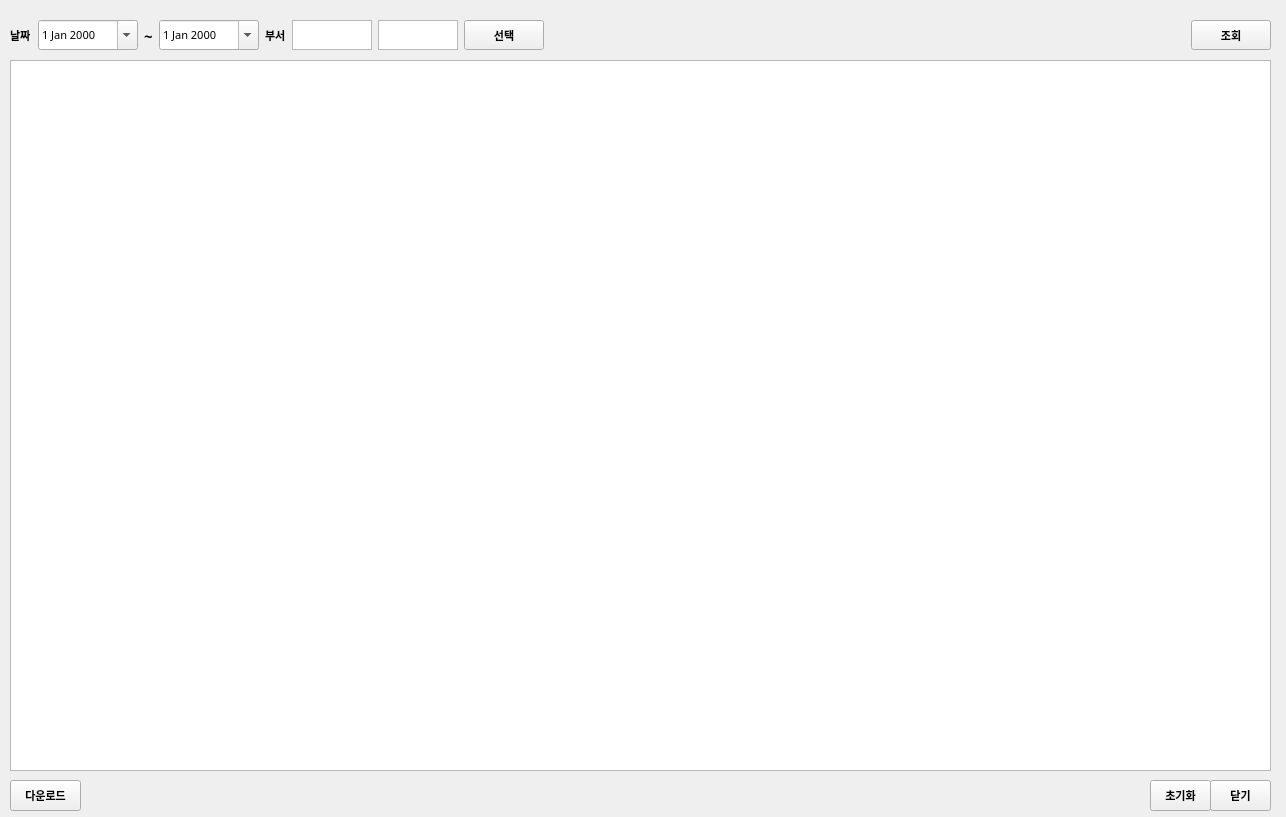
<?xml version="1.0" encoding="UTF-8"?>
<ui version="4.0">
 <class>window</class>
 <widget class="QWidget" name="window">
  <property name="geometry">
   <rect>
    <x>0</x>
    <y>0</y>
    <width>1286</width>
    <height>817</height>
   </rect>
  </property>
  <property name="windowTitle">
   <string>Form</string>
  </property>
  <widget class="QTableWidget" name="tbl_info">
   <property name="geometry">
    <rect>
     <x>10</x>
     <y>60</y>
     <width>1261</width>
     <height>711</height>
    </rect>
   </property>
  </widget>
  <widget class="QPushButton" name="btn_close">
   <property name="geometry">
    <rect>
     <x>1210</x>
     <y>780</y>
     <width>61</width>
     <height>31</height>
    </rect>
   </property>
   <property name="font">
    <font>
     <family>Arial</family>
     <pointsize>8</pointsize>
     <weight>75</weight>
     <bold>true</bold>
    </font>
   </property>
   <property name="text">
    <string>닫기</string>
   </property>
  </widget>
  <widget class="QPushButton" name="btn_clear">
   <property name="geometry">
    <rect>
     <x>1150</x>
     <y>780</y>
     <width>61</width>
     <height>31</height>
    </rect>
   </property>
   <property name="font">
    <font>
     <family>Arial</family>
     <pointsize>8</pointsize>
     <weight>75</weight>
     <bold>true</bold>
    </font>
   </property>
   <property name="text">
    <string>초기화</string>
   </property>
  </widget>
  <widget class="QPushButton" name="btn_download">
   <property name="geometry">
    <rect>
     <x>10</x>
     <y>780</y>
     <width>71</width>
     <height>31</height>
    </rect>
   </property>
   <property name="font">
    <font>
     <family>Arial</family>
     <pointsize>8</pointsize>
     <weight>75</weight>
     <bold>true</bold>
    </font>
   </property>
   <property name="text">
    <string>다운로드</string>
   </property>
  </widget>
  <widget class="QWidget" name="horizontalLayoutWidget">
   <property name="geometry">
    <rect>
     <x>10</x>
     <y>10</y>
     <width>1261</width>
     <height>51</height>
    </rect>
   </property>
   <layout class="QHBoxLayout" name="horizontalLayout">
    <item>
     <widget class="QLabel" name="lbl_select_date">
      <property name="font">
       <font>
        <family>Arial</family>
        <pointsize>8</pointsize>
        <weight>75</weight>
        <bold>true</bold>
       </font>
      </property>
      <property name="text">
       <string>날짜</string>
      </property>
     </widget>
    </item>
    <item>
     <widget class="QDateEdit" name="date_select_1">
      <property name="minimumSize">
       <size>
        <width>100</width>
        <height>0</height>
       </size>
      </property>
      <property name="maximumSize">
       <size>
        <width>16777215</width>
        <height>30</height>
       </size>
      </property>
      <property name="font">
       <font>
        <family>맑은 고딕</family>
        <pointsize>8</pointsize>
        <weight>50</weight>
        <bold>false</bold>
       </font>
      </property>
      <property name="calendarPopup">
       <bool>true</bool>
      </property>
     </widget>
    </item>
    <item>
     <widget class="QLabel" name="label">
      <property name="font">
       <font>
        <family>맑은 고딕</family>
        <pointsize>11</pointsize>
        <weight>75</weight>
        <bold>true</bold>
       </font>
      </property>
      <property name="text">
       <string>~</string>
      </property>
     </widget>
    </item>
    <item>
     <widget class="QDateEdit" name="date_select_2">
      <property name="minimumSize">
       <size>
        <width>100</width>
        <height>0</height>
       </size>
      </property>
      <property name="maximumSize">
       <size>
        <width>16777215</width>
        <height>30</height>
       </size>
      </property>
      <property name="font">
       <font>
        <family>맑은 고딕</family>
        <pointsize>8</pointsize>
        <weight>50</weight>
        <bold>false</bold>
       </font>
      </property>
      <property name="calendarPopup">
       <bool>true</bool>
      </property>
     </widget>
    </item>
    <item>
     <widget class="QLabel" name="lbl_select_file">
      <property name="font">
       <font>
        <family>Arial</family>
        <pointsize>8</pointsize>
        <weight>75</weight>
        <bold>true</bold>
       </font>
      </property>
      <property name="text">
       <string>부서</string>
      </property>
     </widget>
    </item>
    <item>
     <widget class="QTextEdit" name="txt_dept_id">
      <property name="maximumSize">
       <size>
        <width>80</width>
        <height>30</height>
       </size>
      </property>
      <property name="font">
       <font>
        <family>맑은 고딕</family>
        <pointsize>10</pointsize>
        <weight>50</weight>
        <bold>false</bold>
       </font>
      </property>
      <property name="html">
       <string>&lt;!DOCTYPE HTML PUBLIC &quot;-//W3C//DTD HTML 4.0//EN&quot; &quot;http://www.w3.org/TR/REC-html40/strict.dtd&quot;&gt;
&lt;html&gt;&lt;head&gt;&lt;meta name=&quot;qrichtext&quot; content=&quot;1&quot; /&gt;&lt;style type=&quot;text/css&quot;&gt;
p, li { white-space: pre-wrap; }
&lt;/style&gt;&lt;/head&gt;&lt;body style=&quot; font-family:'맑은 고딕'; font-size:10pt; font-weight:400; font-style:normal;&quot;&gt;
&lt;p align=&quot;center&quot; style=&quot;-qt-paragraph-type:empty; margin-top:0px; margin-bottom:0px; margin-left:0px; margin-right:0px; -qt-block-indent:0; text-indent:0px; font-size:8pt;&quot;&gt;&lt;br /&gt;&lt;/p&gt;&lt;/body&gt;&lt;/html&gt;</string>
      </property>
     </widget>
    </item>
    <item>
     <widget class="QTextEdit" name="txt_dept_name">
      <property name="maximumSize">
       <size>
        <width>80</width>
        <height>30</height>
       </size>
      </property>
      <property name="font">
       <font>
        <family>맑은 고딕</family>
        <pointsize>10</pointsize>
        <weight>50</weight>
        <bold>false</bold>
       </font>
      </property>
     </widget>
    </item>
    <item>
     <widget class="QPushButton" name="btn_search_dept">
      <property name="maximumSize">
       <size>
        <width>16777215</width>
        <height>30</height>
       </size>
      </property>
      <property name="font">
       <font>
        <family>Arial</family>
        <pointsize>8</pointsize>
        <weight>75</weight>
        <bold>true</bold>
       </font>
      </property>
      <property name="text">
       <string>선택</string>
      </property>
     </widget>
    </item>
    <item>
     <spacer name="horizontalSpacer">
      <property name="orientation">
       <enum>Qt::Horizontal</enum>
      </property>
      <property name="sizeHint" stdset="0">
       <size>
        <width>40</width>
        <height>20</height>
       </size>
      </property>
     </spacer>
    </item>
    <item>
     <widget class="QPushButton" name="btn_search">
      <property name="maximumSize">
       <size>
        <width>16777215</width>
        <height>30</height>
       </size>
      </property>
      <property name="font">
       <font>
        <family>Arial</family>
        <pointsize>8</pointsize>
        <weight>75</weight>
        <bold>true</bold>
       </font>
      </property>
      <property name="text">
       <string>조회</string>
      </property>
     </widget>
    </item>
   </layout>
  </widget>
 </widget>
 <resources/>
 <connections/>
</ui>
